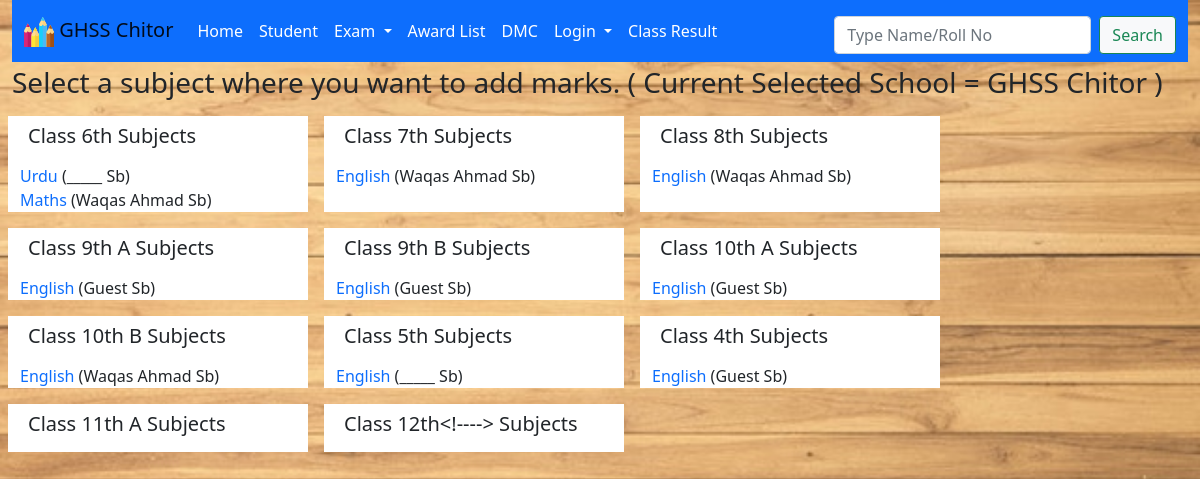
/subject_link.php (signed in), run on the app's committed database.
### tables this page shows
CREATE TABLE `subjects` (
  `Id` int(11) NOT NULL,
  `Name` varchar(30) NOT NULL,
  `Status` tinyint(4) NOT NULL DEFAULT 1
);

CREATE TABLE `employees` (
  `Id` int(2) NOT NULL,
  `Personal_No` int(11) DEFAULT NULL,
  `Name` varchar(30) NOT NULL,
  `Father_Name` varchar(30) DEFAULT NULL,
  `Designation` varchar(20) DEFAULT NULL,
  `Mac_Address` varchar(17) DEFAULT NULL,
  `Mobile_No` varchar(12) DEFAULT NULL,
  `Status` int(2) NOT NULL DEFAULT 1
);

### config.php (called while the page is built, shortened)
<?php
require_once 'sand_box.php';
if (isset($_SESSION['user'])) {
    $account_id=$_SESSION['user'];
    $account_id=Validate_input($account_id);
} else {
    $guest=Select_Single_Column_Array_data(
        "Id", "employees", "Name", "'Guest'"
    );
     $account_id=$guest[0];
}
$selected_school_id_array=Select_Single_Column_Array_data(
    "Selected_School_Id", "setting", "User_Id", "$account_id"
);
 $selected_school_id=$selected_school_id_array[0];
$school_names=Select_Single_Column_Array_data(
    "Name", "schools", "Id", "$selected_school_id"
);
$SCHOOL_NAME = $school_names[0];
?>

### subject_link.php (the view, shortened to what this page needs)
<?php
 require_once 'sand_box.php';
?>
</head>
  <body class="background">
   <div class="container-fluid">
   <h3>Select a subject where you want to add marks. ( Current Selected School =
        <?php echo $SCHOOL_NAME; ?> )
    </h3>
    <div class="row">
<?php
$school=$SCHOOL_NAME;
$classes_array=School_classes();
foreach ($classes_array as $class) {
    echo "<div class='col-3 bg-white m-2'>
        <h5 class='p-2'> Class $class Subjects </h5>";
    $subjects=Select_Subjects_Of_class($school, $class);
    for ($i=0; $i<count($subjects); $i++) {
         echo '<a href="update_one_subject_marks.php
         ?Class='.$class.'&Subject='.$subjects[$i]['Name'].'">'.
         $subjects[$i]['Name'].'</a> (';
        echo Subject_teacher($class, $subjects[$i]['Name']);
        echo " Sb) <br>";
    }
    echo "</div>";
}
?>
  </div>
 </div>

### css/style.css (style rules this page uses)
.background { background-image: url("../images/background.jpg"); height: 500px; background-position: center; background-repeat: repeat; background-size: cover; }
a { text-decoration: none; }
nav ul li a { color: white !important; }

### data on the page
subjects: Name "Urdu", Name "_____"
subjects: Name "Maths", Name.Name "Waqas Ahmad"
subjects: Name "English", Name.Name "Waqas Ahmad", Name.Name "Guest", Name "_____"

### other printed values
$SCHOOL_NAME "GHSS Chitor"
$class "6th"
$class "7th"
$class "8th"
$class "9th A"
$class "9th B"
$class "10th A"
$class "10th B"
$class "5th"
$class "4th"
$class "11th A"
$class "12th<!---->"
